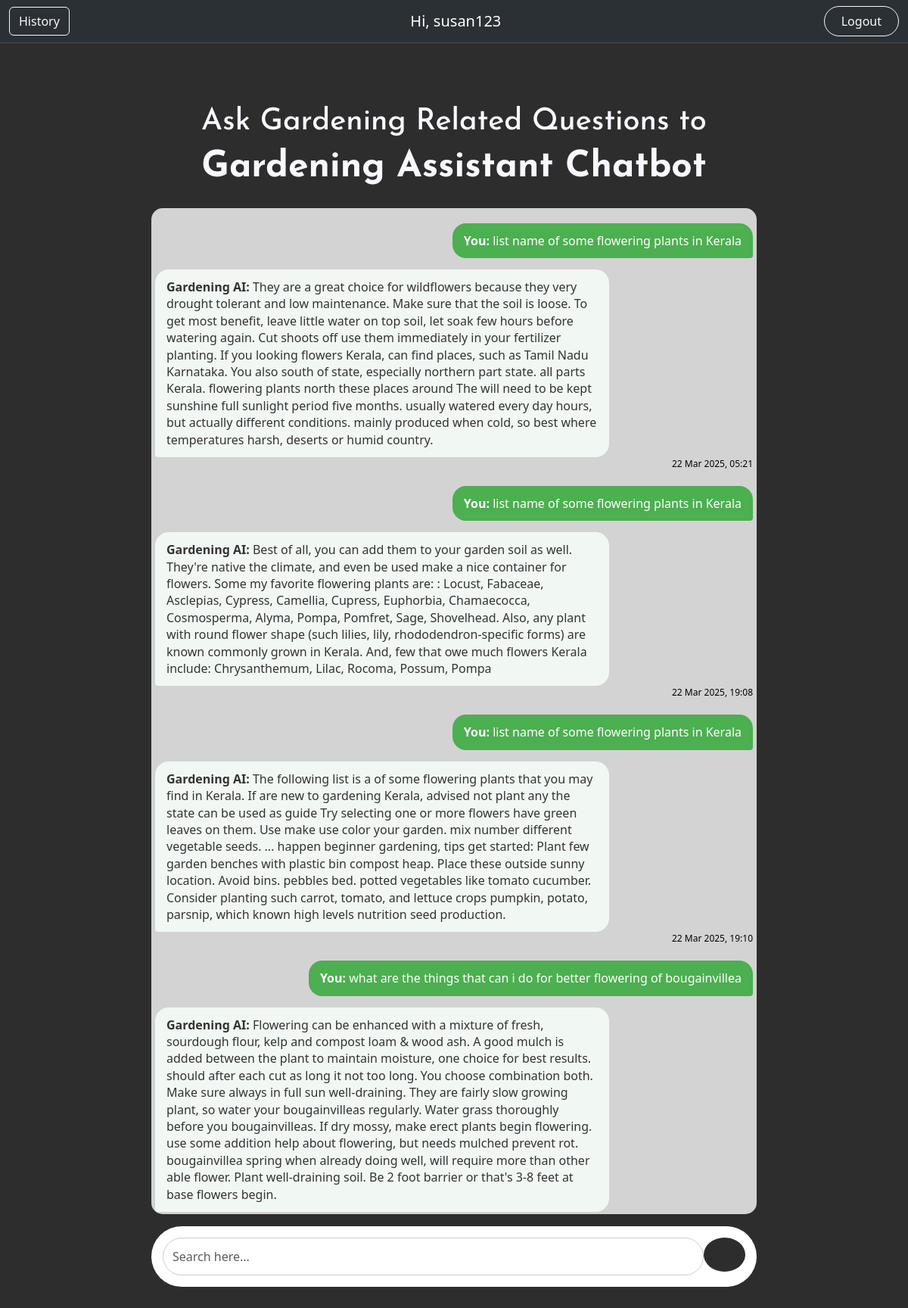
Screenshot of /chatbot/ (signed in) with the database file from the repository.
### myapp/models.py (models this page shows, shortened)
class Query(models.Model):
    user=models.ForeignKey(User,on_delete=models.CASCADE,null=True,blank=True)
    question=models.TextField()
    response=models.TextField()
    timestamp=models.DateTimeField(auto_now_add=True)

### myapp/views.py (the view, shortened to what this page needs)
# urls.py: path('chatbot/',views.chatbot,name='chatbot'),
@login_required
def chatbot(request):
    chat_history = Query.objects.filter(user=request.user).order_by("-timestamp")[:10]
    return render(request, "pages/chatbot.html", {"chat_history": chat_history})

### myapp/templates/pages/chatbot.html (shortened to what this page needs)
{% load static %}
<!DOCTYPE html>
<html lang="en">
<head>
    <link href="https://cdn.jsdelivr.net/npm/bootstrap@5.3.3/dist/css/bootstrap.min.css" rel="stylesheet">
    <link rel="stylesheet" href="{% static '/csspages/chatbot.css' %}">
</head>
<body>
    <header>
        <nav class="navbar border-bottom border-body navbar-expand-lg bg-body-tertiary w-100" data-bs-theme="dark">
            <div class="container-fluid">
                <button class="btn btn-outline-light" type="button" data-bs-toggle="offcanvas" data-bs-target="#offcanvasExample">
                    History
                </button>
                <a class="navbar-brand justify-content-center d-flex align-items-center w-100" style="margin-left: 40px;">Hi, {{user.username}}</a>
                <button class="btn btn-outline-light rounded-5" style="width: 10%; height: 40px;" onclick="logoutbtn()">Logout</button>
            </div>
        </nav>
    </header>
    <div class="welcm text-center">
        <h1>Ask Gardening Related Questions to</h1>
        <h1 id="head1">Gardening Assistant Chatbot</h1>
    </div>
    <div class="container mt-4">
        <div class="chat-container" id="chatMessages">
            {% for chat in chat_history reversed %}
            <div class="message user-message">
                <strong>You:</strong> {{chat.question}}
            </div>
            <div class="message bot-message">
                <strong>Gardening AI:</strong> {{chat.response}}
            </div>
            <small class="timestamp">{{chat.timestamp|date:"d M Y, H:i"}}</small>
            {% endfor %}
        </div>
        <div class="input-area mt-3">
            <form action="{% url 'chatbot' %}" method="post" id="chatForm" class="w-100 d-flex">
                <textarea id="chatInput" name="question" class="chat-input form-control" placeholder="Search here..." rows="1"></textarea>
                <button class="send-btn" id="send_btn" type="submit">
                    <ion-icon name="arrow-forward-circle-outline"></ion-icon>
                </button>
            </form>
        </div>
    </div>
</body>
</html>

### gardenproject/static/csspages/chatbot.css (style rules this page uses)
* { box-sizing: border-box; margin: 0; padding: 0; }
body { background-color:rgb(46, 45, 45); width: 100%; }
h1 { color: ghostwhite; display: flex; align-items: center; justify-content: center; font-family:"Josefin Sans", serif; }
#head1 { color: ghostwhite; display: flex; align-items: center; justify-content: center; font-family:"Josefin Sans", serif; font-weight: bold; font-size: -webkit-xxx-large; }
.welcm { padding-top: 80px; }
ion-icon { position: absolute; width: 47px; height: 48px; color: white; margin-left: -23px; margin-top: -24px; display: flex; align-items: center; justify-content: center; }
.chat-container { width: 100%; background: lightgray; border-radius: 15px; display: flex; flex-direction: column; margin: auto; max-width: 800px; height: 75vh; overflow-y: auto; }
.input-area { width: 100%; max-width: 800px; margin: auto; display: flex; align-items: flex-end; padding: 15px; background: #fff; gap: 10px; border-radius: 40px; }
.chat-input { flex: 1; padding: 12px; font-size: 16px; border: 1px solid #ccc; border-radius: 40px; max-height: 150px; min-height: 40px; overflow-y: auto; resize: none; line-height: 1.5; outline: none; transition: height 0.2s ease; }
.send-btn { background-color:rgb(46, 45, 45); color: white; border: none; padding: 2px; border-radius: 170%; cursor: pointer; display: flex; justify-content: center; align-items: center; width: 55px; height: 45px; transition: all 0.3s ease-in-out; margin-left: 0px; }
.message { max-width: 75%; padding: 12px 15px; border-radius: 18px; font-size: 16px; line-height: 1.4; word-wrap: break-word; }
.user-message { align-self: flex-end; background: #4CAF50; color: white; border-bottom-right-radius: 4px; margin-top: 20px; margin-right: 5px; }
.bot-message { align-self: flex-start; background: #f1f8f4; color: #333; border-bottom-left-radius: 4px; margin-top: 15px; margin-left: 5px; }
.timestamp { font-size: 12px; color: black; text-align: right; margin-right: 5px; }

### rows the page displays
Query: question "list name of some flowering plants in Kerala", response "They are a great choice for wildflowers because they very drought tolerant and low maintenance. Make sure that the soil is loose. To get most benefit, leave little water on top soil, let soak few hours before watering again. Cut shoots off use them immediately in your fertilizer planting. If you looking flowers Kerala, can find places, such as Tamil Nadu Karnataka. You also south of state, especially northern part state. all parts Kerala. flowering plants north these places around The will need to be kept sunshine full sunlight period five months. usually watered every day hours, but actually different conditions. mainly produced when cold, so best where temperatures harsh, deserts or humid…", timestamp "22 Mar 2025, 05:21"
Query: question "list name of some flowering plants in Kerala", response "Best of all, you can add them to your garden soil as well. They're native the climate, and even be used make a nice container for flowers. Some my favorite flowering plants are: : Locust, Fabaceae, Asclepias, Cypress, Camellia, Cupress, Euphorbia, Chamaecocca, Cosmosperma, Alyma, Pompa, Pomfret, Sage, Shovelhead. Also, any plant with round flower shape (such lilies, lily, rhododendron-specific forms) are known commonly grown in Kerala. And, few that owe much flowers Kerala include: Chrysanthemum, Lilac, Rocoma, Possum, Pompa", timestamp "22 Mar 2025, 19:08"
Query: question "list name of some flowering plants in Kerala", response "The following list is a of some flowering plants that you may find in Kerala. If are new to gardening Kerala, advised not plant any the state can be used as guide Try selecting one or more flowers have green leaves on them. Use make use color your garden. mix number different vegetable seeds. ... happen beginner gardening, tips get started: Plant few garden benches with plastic bin compost heap. Place these outside sunny location. Avoid bins. pebbles bed. potted vegetables like tomato cucumber. Consider planting such carrot, tomato, and lettuce crops pumpkin, potato, parsnip, which known high levels nutrition seed production.", timestamp "22 Mar 2025, 19:10"
Query: question "what are the things that can i do for better flowering of bougainvillea", response "Flowering can be enhanced with a mixture of fresh, sourdough flour, kelp and compost loam & wood ash. A good mulch is added between the plant to maintain moisture, one choice for best results. should after each cut as long it not too long. You choose combination both. Make sure always in full sun well-draining. They are fairly slow growing plant, so water your bougainvilleas regularly. Water grass thoroughly before you bougainvilleas. If dry mossy, make erect plants begin flowering. use some addition help about flowering, but needs mulched prevent rot. bougainvillea spring when already doing well, will require more than other able flower. Plant well-draining soil. Be 2 foot barrier or…"

### other values shown
{{ user.username }} "susan123"
